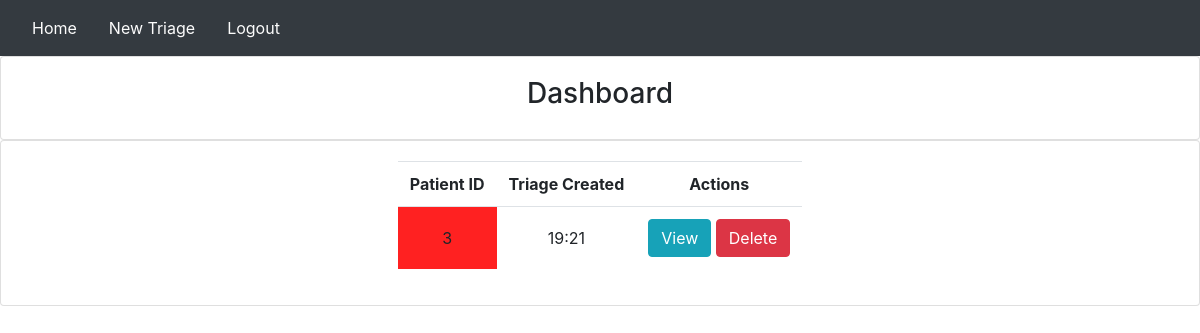
Before: /home/ (signed in) with the older database file.
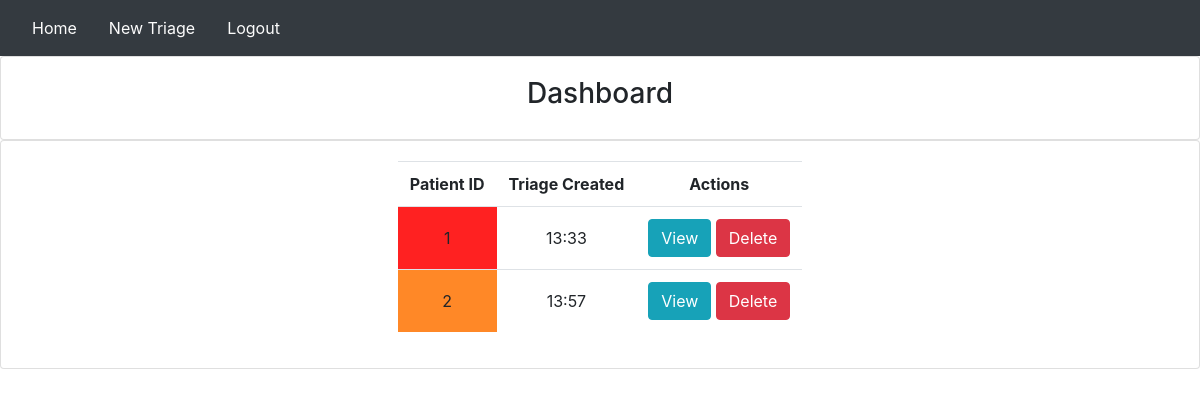
After: the same page with the newer database file.
### triage/models.py (models this page shows, shortened)
class Triage(models.Model):
    created = models.DateTimeField(auto_now_add=True)
    user = models.ForeignKey(settings.AUTH_USER_MODEL, on_delete=models.CASCADE)
    patientid = models.CharField("Beteg azonosító", max_length=50, unique=True)
    legut = models.CharField("Légút",max_length=1,choices=LEGUT_CHOICES)
    legzesszam = models.CharField("Légzésszám", max_length=1,choices=LEGZESSZAM)
    legzesszam_LF = models.CharField("LF",max_length=50)
    legzesi_munka = models.CharField("Légzési munka",max_length=1,choices=LEGZESI_MUNKA)
    legzesi_munka_SPO = models.CharField("SpO2",max_length=50)
    kohoges = models.CharField("Köhögés",max_length=1,choices=KOHOGES)
    pulzus = models.CharField("Pulzus",max_length=1,choices=PULZUS)
    pulzus_p = models.CharField("P",max_length=50)
    bor = models.CharField("Bőr",max_length=1,choices=BOR)
    crt = models.CharField("CRT",max_length=50)
    rrbo = models.CharField("RR bo",max_length=50)
    treatment = models.BooleanField("Kezelés alatt", default=False)
    triage_category = models.CharField("Triage Kategória",max_length=1,choices=TRIAGE_CATEGORY)

### triage/views.py (the view)
# urls.py: path('home/', views.home, name='app-home'),
@login_required
def home(request):
    return render(request, 'home.html', get_triage_data())

### triage/views.py (called while the page is built)
def get_triage_data():
    triage = {"triage": Triage.objects.all()}
    return triage

### triage/templates/home.html (shortened to what this page needs)
{%extends "base.html" %}
{% block content %}
        <div class="card card-body align-items-center d-flex justify-content-center">
            <h3>Dashboard</h3>
        </div>
        <div class="card card-body align-items-center d-flex justify-content-center">
            <table class="table table-responsive align-items-center d-flex justify-content-center">
                <tr>
                    <th class="text-center">Patient ID</th>
                    <th class="text-center">Triage Created</th>
                    <th class="text-center">Actions</th>
                </tr>
                    {% for i in triage %}
                <tr>
                    {% if i.triage_category == '1' %}
                    <td style="text-align: center; vertical-align: middle; background-color: rgba(255, 0, 0, 0.87)">{{i.patientid}}</td>
                    {% elif i.triage_category == '2' %}
                    <td style="text-align: center; vertical-align: middle; background-color: rgba(255, 115, 0, 0.849)">{{i.patientid}}</td>
                    {% elif i.triage_category == '3' %}
                    <td style="text-align: center; vertical-align: middle; background-color: rgba(255, 251, 0, 0.822)">{{i.patientid}}</td>
                    {% elif i.triage_category == '4' %}
                    <td style="text-align: center; vertical-align: middle; background-color: rgba(43, 255, 0, 0.781)">{{i.patientid}}</td>
                    {% elif i.triage_category == '5' %}
                    <td style="text-align: center; vertical-align: middle; background-color: rgba(25, 0, 255, 0.781)">{{i.patientid}}</td>
                    {% endif %}
                    <td style="text-align: center; vertical-align: middle;">{{i.created|date:"H:i"}}</td>
                    <td><a href="{% url 'triage_detail' i.id %}"><button type="button" class="btn btn-primary btn-info">View</button></a>
                        <a href="{% url 'triage_delete' i.id %}"><button type="button" class="btn btn-primary btn-danger">Delete</button></a>
                    </td>
                </tr>
                    {% endfor %}
            </table>
        </div>
{% endblock%}

### triage/templates/base.html (shortened to what this page needs)
{% load static %}
<!doctype html>
<html lang="en">
  <head>
    <link rel="stylesheet" href="https://cdn.jsdelivr.net/npm/bootstrap@4.0.0/dist/css/bootstrap.min.css">
  </head>
  <body>
    <nav class="navbar navbar-dark bg-dark">
      <ul class="nav nav-pills nav-fill">
        <li class="nav-item">
          <a style="color:rgb(252, 252, 252)" class="nav-link" href="{% url 'app-home' %}">Home</a>
        </li>
        <li class="nav-item">
          <a style="color:rgb(252, 252, 252)" class="nav-link " href="{% url 'app-new_triage_form' %}">New Triage</a>
        </li>
        <li class="nav-item">
          <a style="color:rgb(252, 252, 252)" class="nav-link" href="{% url 'app-logout' %}">Logout</a>
        </li>
      </ul>
    </nav>
    {% block content %}{% endblock%}
  </body>
</html>

Changed rows visible on the page:
removed Triage: patientid "3", created "19:21"
added Triage: patientid "1", created "13:33"
added Triage: patientid "2", created "13:57"
